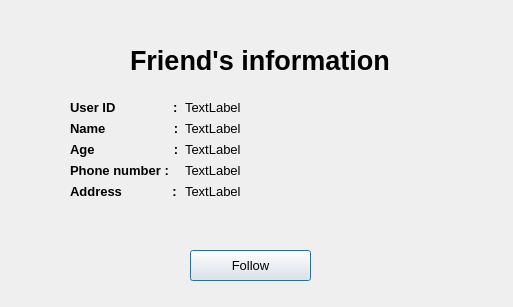
<?xml version="1.0" encoding="UTF-8"?>
<ui version="4.0">
 <class>friendinfo</class>
 <widget class="QDialog" name="friendinfo">
  <property name="geometry">
   <rect>
    <x>0</x>
    <y>0</y>
    <width>513</width>
    <height>307</height>
   </rect>
  </property>
  <property name="font">
   <font>
    <pointsize>10</pointsize>
   </font>
  </property>
  <property name="windowTitle">
   <string>Friend's information</string>
  </property>
  <widget class="QLabel" name="label">
   <property name="geometry">
    <rect>
     <x>130</x>
     <y>30</y>
     <width>271</width>
     <height>61</height>
    </rect>
   </property>
   <property name="font">
    <font>
     <family>Ubuntu</family>
     <pointsize>20</pointsize>
     <weight>75</weight>
     <bold>true</bold>
    </font>
   </property>
   <property name="text">
    <string>Friend's information</string>
   </property>
  </widget>
  <widget class="QWidget" name="formLayoutWidget">
   <property name="geometry">
    <rect>
     <x>70</x>
     <y>100</y>
     <width>381</width>
     <height>131</height>
    </rect>
   </property>
   <layout class="QFormLayout" name="formLayout">
    <item row="0" column="0">
     <widget class="QLabel" name="label_2">
      <property name="font">
       <font>
        <family>Ubuntu</family>
        <pointsize>10</pointsize>
        <weight>75</weight>
        <bold>true</bold>
       </font>
      </property>
      <property name="text">
       <string>User ID                :</string>
      </property>
     </widget>
    </item>
    <item row="0" column="1">
     <widget class="QLabel" name="label_user_id">
      <property name="text">
       <string>TextLabel</string>
      </property>
     </widget>
    </item>
    <item row="1" column="0">
     <widget class="QLabel" name="label_3">
      <property name="font">
       <font>
        <family>Ubuntu</family>
        <pointsize>10</pointsize>
        <weight>75</weight>
        <bold>true</bold>
       </font>
      </property>
      <property name="text">
       <string>Name                   :</string>
      </property>
     </widget>
    </item>
    <item row="1" column="1">
     <widget class="QLabel" name="label_name">
      <property name="text">
       <string>TextLabel</string>
      </property>
     </widget>
    </item>
    <item row="2" column="0">
     <widget class="QLabel" name="label_8">
      <property name="font">
       <font>
        <family>Ubuntu</family>
        <pointsize>10</pointsize>
        <weight>75</weight>
        <bold>true</bold>
       </font>
      </property>
      <property name="text">
       <string>Age                      :</string>
      </property>
     </widget>
    </item>
    <item row="2" column="1">
     <widget class="QLabel" name="label_age">
      <property name="text">
       <string>TextLabel</string>
      </property>
     </widget>
    </item>
    <item row="3" column="0">
     <widget class="QLabel" name="label_5">
      <property name="font">
       <font>
        <family>Ubuntu</family>
        <pointsize>10</pointsize>
        <weight>75</weight>
        <bold>true</bold>
       </font>
      </property>
      <property name="text">
       <string>Phone number :</string>
      </property>
     </widget>
    </item>
    <item row="3" column="1">
     <widget class="QLabel" name="label_phone">
      <property name="text">
       <string>TextLabel</string>
      </property>
     </widget>
    </item>
    <item row="4" column="0">
     <widget class="QLabel" name="label_9">
      <property name="font">
       <font>
        <family>Ubuntu</family>
        <pointsize>10</pointsize>
        <weight>75</weight>
        <bold>true</bold>
       </font>
      </property>
      <property name="text">
       <string>Address              :</string>
      </property>
     </widget>
    </item>
    <item row="4" column="1">
     <widget class="QLabel" name="label_address">
      <property name="text">
       <string>TextLabel</string>
      </property>
     </widget>
    </item>
   </layout>
  </widget>
  <widget class="QPushButton" name="btn_follow">
   <property name="geometry">
    <rect>
     <x>190</x>
     <y>250</y>
     <width>121</width>
     <height>31</height>
    </rect>
   </property>
   <property name="text">
    <string>Follow</string>
   </property>
  </widget>
 </widget>
 <resources/>
 <connections/>
</ui>
